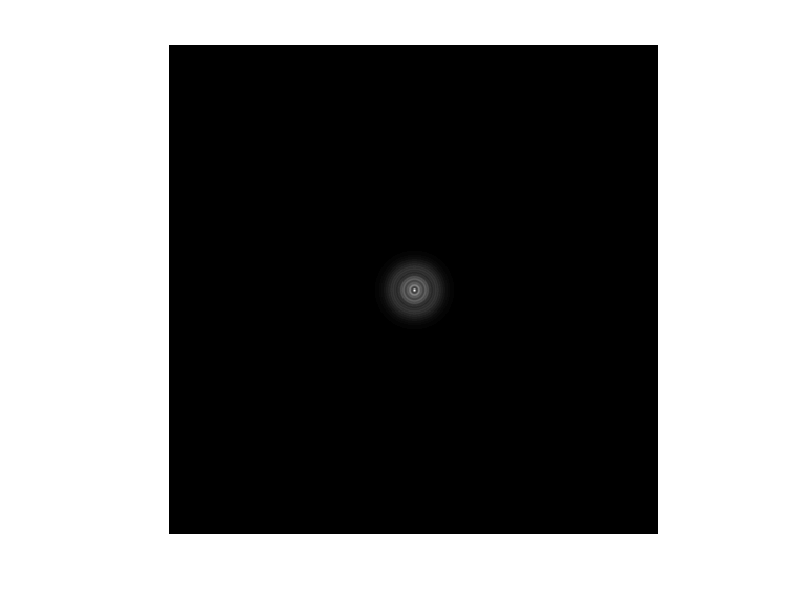
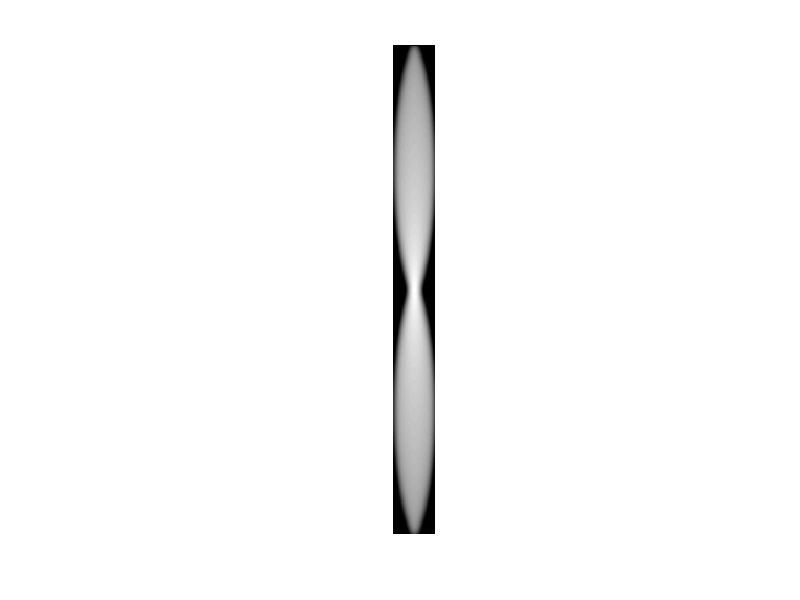
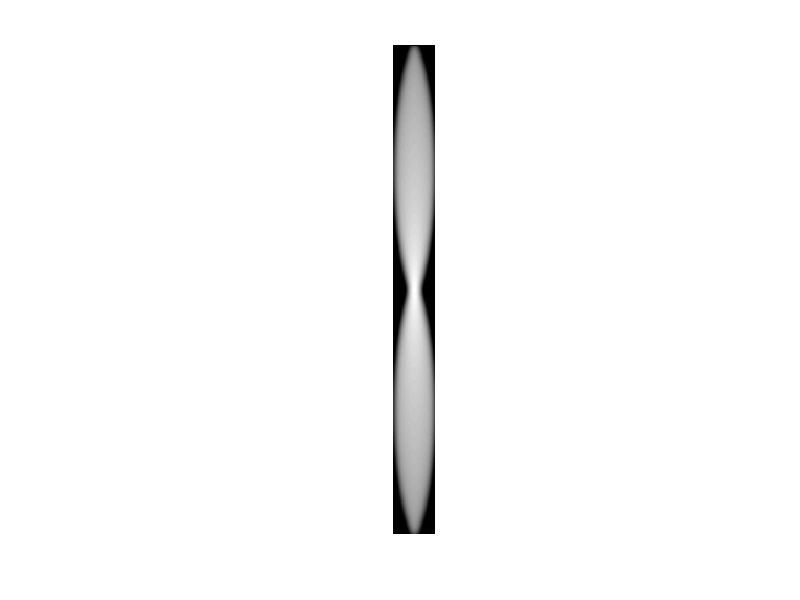
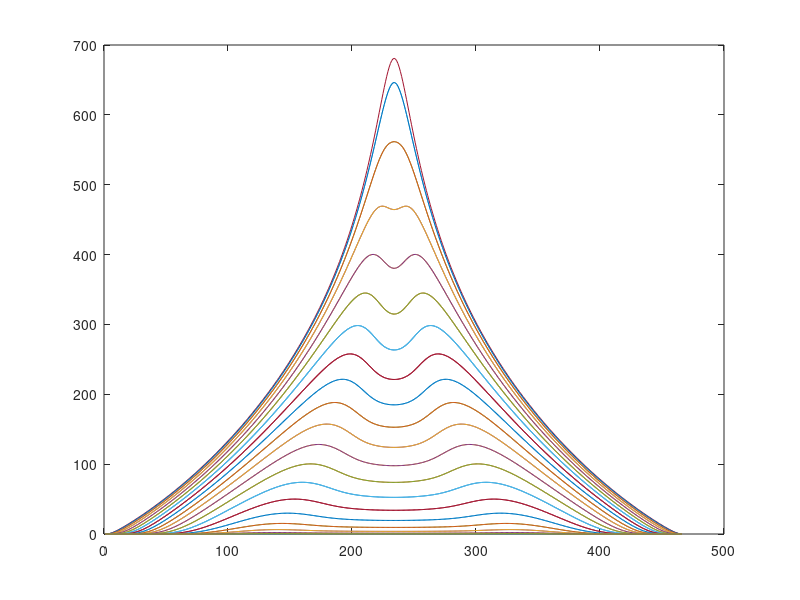

Reproduce these figures in MATLAB, in order. (Note: this script raises an error after producing the figures.)
% SIM psf calculation for hexSIM with light sheet
% Simulates the raw images produced while scanning an object (3d point 
% cloud) through focus as the hexSIM illumination pattern is shifted 
% through 7 positions laterally.
% Finally it processes the illumination using the hxSimProcessor class to 
% generate superresolved output.

N=512;          % Points to use in FFT
pixelsize = 6.5;    % Camera pixel size
magnification = 60; % Objective magnification
dx=pixelsize/magnification;     % Sampling in lateral plane at the sample in um
NA=1.1;         % Numerical aperture at sample
n=1.33;         % Refractive index at sample
lambda=0.525;   % Wavelength in um
npoints=1000;   % Number of random points
rng(1234);      % set random number generator seed
% eta is the factor by which the illumination grid frequency exceeds the
% incoherent cutoff, eta=1 for normal SIM, eta=sqrt(3)/2 to maximise
% resolution without zeros in TF
% carrier is 2*kmax*eta
eta=1.0;
axial=false;     % Whether to model axial or in-plane polarised illumination

dxn = lambda/(4*NA);          % 2*Nyquist frequency in x and y.
Nn = ceil(N*dx/dxn/2)*2;      % Number of points at Nyquist sampling, even number
dxn = N*dx/Nn;                % correct spacing
res = lambda/(2*NA);
oversampling = res/dxn;       % factor by which pupil plane oversamples the coherent psf data

dk=oversampling/(Nn/2);       % Pupil plane sampling
[kx,ky] = meshgrid(-dk*Nn/2:dk:dk*Nn/2-dk,-dk*Nn/2:dk:dk*Nn/2-dk);

kr=sqrt(kx.^2+ky.^2);

% Raw pupil function, pupil defined over circle of radius 1.
csum=sum(sum((kr<1))); % normalise by csum so peak intensity is 1

zrange=7;          % distance either side of focus to calculate
alpha=asin(NA/n);
dzn=0.8*lambda/(2*n*(1-cos(alpha)));    % Nyquist sampling in z, reduce by 10% to account for gaussian light sheet
dz=0.4;             % step size in axial direction of PSF
Nz=2*ceil(zrange/dz);
dz=2*zrange/Nz;
Nzn=2*ceil(zrange/dzn);
dzn=2*zrange/Nzn;
if Nz < Nzn
    Nz = Nzn;
    dz = dzn;
end
clear psf;
psf=zeros(Nn,Nn,Nzn);
c=zeros(Nn);
fwhmz=3;            % FWHM of light sheet in z
sigmaz=fwhmz/2.355;

pupil = (kr<1);

%% Calculate 3d PSF

nz = 1;
disp("Calculating 3d psf");

tic
for z = -zrange:dzn:zrange-dzn
    c(pupil) = exp(1i*(z*n*2*pi/lambda*sqrt((1-kr(pupil).^2*NA^2/n^2))));
    psf(:,:,nz) = abs(fftshift(ifft2(c))).^2*exp(-z^2/2/sigmaz^2);
    nz = nz+1; 
end

% Normalised so power in resampled psf (see later on) is unity in focal plane
psf = psf * Nn^2/sum(pupil(:))*Nz/Nzn; 

toc

figure(1);
imshow(psf(:,:,Nzn/2+10),[]);

%% Calculate 3D-OTF

disp("Calculating 3d otf");

tic
otf = fftn(psf);
toc

aotf = abs(fftshift(otf));
m = max(aotf(:));
figure(2);
imshow(log(squeeze(aotf(Nn/2+1,:,:))+0.0001),[]);

figure(3);
imshow(log(squeeze(aotf(:,Nn/2+1,:))+0.0001),[]);

figure(4);
plot(squeeze(sum(aotf,[1 2])));

%% Set up some random points
disp("Calculating point cloud");
tic
rad = 10;        % radius of sphere of points
pointsx2 = (2*rand(npoints*2,3)-1).*[rad,rad,rad];

pointsx2r = sum(pointsx2.*pointsx2,2);

points_sphere = pointsx2(pointsx2r<rad^2,:);

points = points_sphere((1:npoints),:);
points(:,3)=points(:,3)/2;
toc

figure(20);
pcshow(points);

%% Generate phase tilts in frequency space

xyrange = Nn/2*dxn;
dkxy = pi/xyrange;
kxy = -Nn/2*dkxy:dkxy:(Nn/2-1)*dkxy;
dkz = pi/zrange;
kz = -Nzn/2*dkz:dkz:(Nzn/2-1)*dkz;

phasetilts=complex(single(zeros(Nn,Nn,Nzn,7)));

disp("Calculating pointwise phase tilts");

tic
% parfor j = 1:7
for j = 1:7
    pxyz = complex(single(zeros(Nn,Nn,Nzn)));
    for i = 1:npoints
        x=points(i,1);
        y=points(i,2);
        z=points(i,3)+dz/7*(j-1); 
        ph=eta*4*pi*NA/lambda;
        p1=-j*2*pi/7;
        p2=j*4*pi/7;
        if axial % axial polarisation normalised to peak intensity of 1
            ill = 2/9*(3/2+cos(ph*(y)+p1-p2)...
                +cos(ph*(y-sqrt(3)*x)/2+p1)...
                +cos(ph*(-y-sqrt(3)*x)/2+p2));
        else     % in plane polarisation normalised to peak intensity of 1
            ill = 2/9*(3-cos(ph*(y)+p1-p2)...
                -cos(ph*(y-sqrt(3)*x)/2+p1)...
                -cos(ph*(-y-sqrt(3)*x)/2+p2));
        end
        px = exp(1i*single(x*kxy));
        py = exp(1i*single(y*kxy));
        pz = exp(1i*single(z*kz))*ill;
        pxy = px.'*py;
        for ii = 1:length(kz)
            pxyz(:,:,ii) = pxy.*pz(ii);
        end
        phasetilts(:,:,:,j) = phasetilts(:,:,:,j)+pxyz;
    end
end
toc

%% CHeck illumination intensities
% 
% [x y] = meshgrid(-N/2*dx:dx:N/2*dx-dx,-N/2*dx:dx:N/2*dx-dx);
% 
% x=x/10;
% y=y/10;
% j=2;
% 
% p1=-j*2*pi/7;
% p2=j*4*pi/7;
% 
% % Incorrect
% ill = 2/9*(3-cos(ph*(y)+2*pi*j/7)...
%     -cos(ph*(y+sqrt(3)*x)/2+4*pi*j/7)...
%     -cos(ph*(y-sqrt(3)*x)/2+6*pi*j/7));
% % Correct
% ill = 2/9*(3-cos(ph*(y)+p1-p2)...
%     -cos(ph*(y-sqrt(3)*x)/2+p1)...
%     -cos(ph*(-y-sqrt(3)*x)/2+p2));
% 
% min(ill(:))
% 
% figure(1);
% imshow(ill,[]);

%% calculate output

disp("Calculating raw image stack");

tic

img = zeros(N,N,Nz*7,'single');

for j = 1:7
    ootf = fftshift(otf) .* phasetilts(:,:,:,j);
    img(:,:,j:7:end) = abs(ifftn(ootf,[N N Nz])); 
            % OK to use abs here as signal should be all positive.
            % Abs is required as the result will be complex as the 
            % fourier plane cannot be shifted back to zero when oversampling.
            % But should reduction in sampling be allowed here (Nz<Nzn)?
end
toc

figure(5);
imshow(sum(img,3),[]);

figure(6);
imshow(squeeze(sum(img,2)),[]);

% implay(img/max(img(:)));

%% Save generated images

% imgmax = max(img(:));
% stackfilename = "Raw_img_stack_512_inplane.tif";
% delete stackfilename;
% for i = 1:(Nz*7)
%     imwrite(uint16(65535*squeeze(img(:,:,i))/imgmax),stackfilename,'WriteMode','append');
% end

%% Reconstruct

h=hexSimProcessor();
h.NA=NA;
h.magnification=magnification;
h.w=0.05;
h.beta=0.99;
h.cleanup=false;
h.eta=0.8*eta;
h.axial=axial;
h.N=N;
h.debug=false;

disp("Calibration");
tic
h.calibrate(img(:,:,7*Nz/2+1:7*Nz/2+7)+img(:,:,7*Nz/2-13:7*Nz/2-7)+img(:,:,7*Nz/2+15:7*Nz/2+21));
h.reset()
toc

% imsr=single(zeros(400,400,Nz*7));
imsr=zeros(2*N,2*N,Nz*7,'single');

disp("Incremental reconstruction");
tic
for i = 1:Nz*7
    imsr(:,:,i) = h.reconstructframe(img(:,:,i),mod(i-1,7)+1);
end
toc

figure(8);
imshow(squeeze(sum(imsr,2)),[]);

% implay(imsr/max(imsr(:)));

%% Add poisson noise and recalculate, uncomment to simulate noisy data
% nphot = 100; % expected number of photons at brightest points in image
% 
% tic
% img = poissrnd(img*nphot);
% toc
% 
% % imsr=single(zeros(400,400,Nz*7));
% 
% tic
% for i = 1:Nz*7
%     imo = h.reconstructframe(img(:,:,i),mod(i-1,7)+1);
% %     imsr(:,:,i) = imo(313:712,313:712);
%     imsr(:,:,i) = imo(:,:);
% end
% toc
% 
% figure(9);
% imshow(squeeze(sum(imsr,2)),[]);
% 
% implay(imsr/max(imsr(:)));

%% Fourier spectra of output in 3d

fs = abs(fftshift(fftn(imsr)));
figure(12);
imshow(log(squeeze(abs(fs(N+1,:,:)))+10),[]);
figure(13);
imshow(log(squeeze(abs(fs(:,N+1,:)))+10),[]);
clear fs;

disp("Calculating z-filtered image stack");
tic
fsz=fft(imsr,7*Nz,3);
fsz(:,:,Nz/2+1:end-(Nz/2-1))=0;
imsrf=ifft(fsz,7*Nz,3,'symmetric');
toc
clear fsz;
figure(9);
imshow(squeeze(sum(imsrf,2)),[]);
% implay(imsrf/max(imsrf(:)));

fs = abs(fftshift(fftn(imsrf)));
figure(14);
imshow(log(squeeze(abs(fs(N+1,:,:)))+10),[]);
figure(15);
imshow(log(squeeze(abs(fs(:,N+1,:)))+10),[]);
clear fs;

disp("Calculating z-packed image stack");
tic
fsz=fft(imsr,7*Nz,3);
fssz = fsz(:,:,[1:Nz/2, end-(Nz/2-1):end]);
imsrfs = ifft(fssz,Nz,3,'symmetric');
toc
% implay(imsrfs/max(imsrfs(:)));
clear fsz;

profile on

disp("Calculating z-packed image stack in batch mode");
tic
imgout = h.batchreconstruct(img);
toc
%implay(imgout/max(imgout(:)));
fs = abs(fftshift(fftn(imgout)));
figure(16);
imshow(log(squeeze(abs(fs(N+1,:,:)))+0.1),[]);
% volumeViewer(imgout(128:384,128:384,:));

disp("Calculating z-packed image stack in compat batch mode");
tic
imgout = h.batchreconstructcompact(img);
toc
%implay(imgout/max(imgout(:)));
fs = abs(fftshift(fftn(imgout)));
figure(17);
imshow(log(squeeze(abs(fs(N+1,:,:)))+0.1),[]);
figure(19);
imshow(squeeze(sum(imgout,2)),[]);

profile off
profile viewer

fs = abs(fftshift(fftn(img)));
figure(18);
imshow(log(squeeze(abs(fs(N/2+1,:,:)))+10),[]);
disp("Calculating conventional image stack");
tic
fs=fft(img,7*Nz,3);
imgz=ifft(fs(:,:,[1:Nz/2, end-(Nz/2-1):end]),Nz,3,'symmetric');
toc
clear fs;
% implay(imgz/max(imgz(:)));
%volumeViewer(imgz(64:192,64:192,:));

%%
% saveVideo(img,'1000pts-raw.avi');
% saveVideo(imsr,'1000pts-inplane.avi');
% saveVideo(imsrf,'1000pts-inplane-z-filtered.avi');
% saveVideo(imsrfs,'1000pts-inplane-z-filtered-z-packed.avi');

%%

function saveVideo(imgs, filename)
    im8=uint8(imgs/max(imgs(:))*255);
    v = VideoWriter(filename);
    open(v)
    for i = 1:size(imgs,3)
        writeVideo(v,im8(:,:,i))
    end
    close(v)
end


